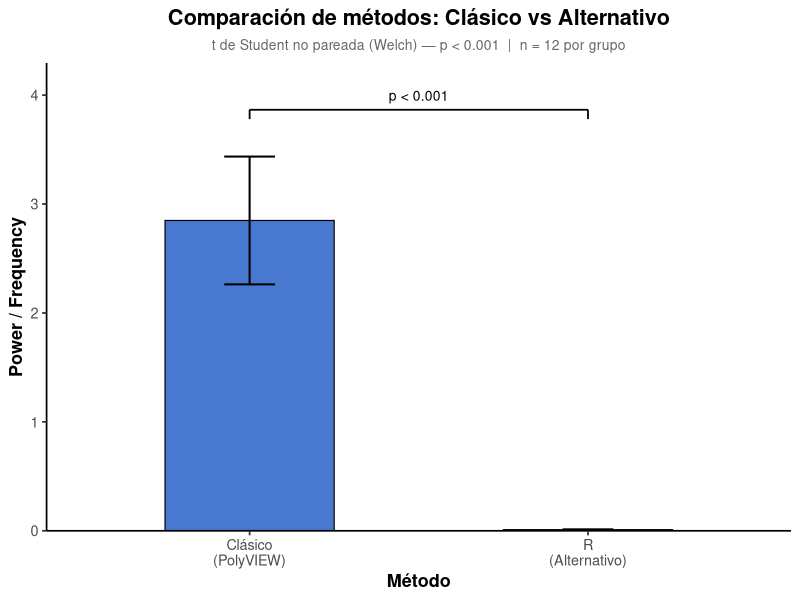
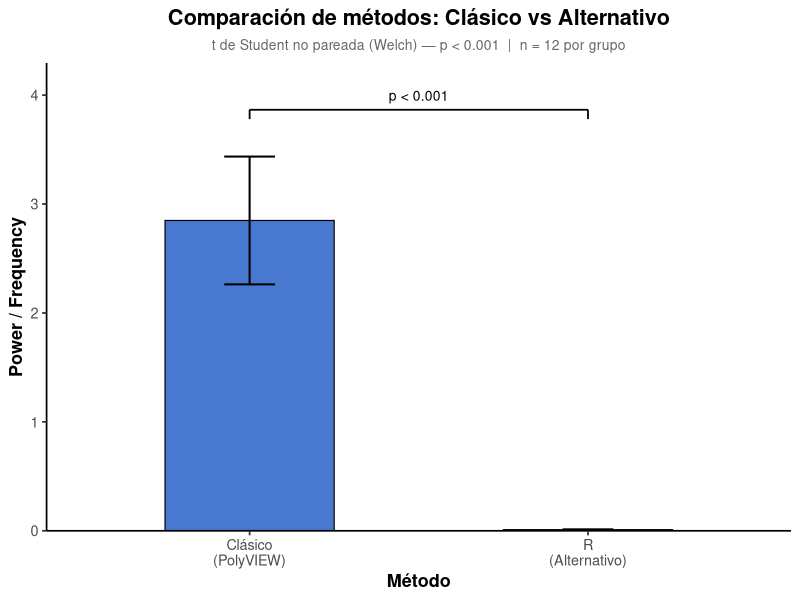

These figures' R source, in order:
library(ggplot2)

# Datos
datos_correlacion <- data.frame(
  Especimen = rep(c("H_551", "H_563", "H_564", "H_573"), times = 3),
  Region = c(rep("Distal", 4), rep("Medial", 4), rep("Proximal", 4)),
  Clasico = c(
    1.0850, 6.0351, 3.2103, 1.7653,
    1.5934, 5.9724, 0.8079, 1.4089,
    1.6815, 5.8265, 3.5614, 1.2420
  ),
  Alternativo = c(
    0.0049, 0.0269, 0.0071, 0.0057,
    0.0052, 0.0269, 0.0095, 0.0043,
    0.0040, 0.0184, 0.0088, 0.0041
  )
)

# ============================================================
# PROMEDIAR los 4 especímenes por región → luego promediar
# las 3 regiones para obtener un valor global por método
# (o simplemente promediar los 12 observaciones)
# ============================================================

clasico_vals     <- datos_correlacion$Clasico
alternativo_vals <- datos_correlacion$Alternativo

media_clasico     <- mean(clasico_vals)
media_alternativo <- mean(alternativo_vals)

se_clasico     <- sd(clasico_vals)     / sqrt(length(clasico_vals))
se_alternativo <- sd(alternativo_vals) / sqrt(length(alternativo_vals))

# ============================================================
# T DE STUDENT NO PAREADA (Welch)
# ============================================================
t_test <- t.test(clasico_vals, alternativo_vals, paired = FALSE, var.equal = FALSE)
cat("=== t de Student (no pareada / Welch) ===\n")
print(t_test)

# ============================================================
# DATA FRAME PARA GRAFICAR
# ============================================================
df_plot <- data.frame(
  Metodo = c("Clásico\n(PolyVIEW)", "R\n(Alternativo)"),
  Media  = c(media_clasico, media_alternativo),
  SE     = c(se_clasico,    se_alternativo)
)

df_plot$Metodo <- factor(df_plot$Metodo, levels = df_plot$Metodo)

# Etiqueta de significancia
p_val <- t_test$p.value
sig_label <- ifelse(p_val < 0.001, "p < 0.001",
                    ifelse(p_val < 0.01,  "p < 0.01",
                           ifelse(p_val < 0.05,  "p < 0.05", paste0("p = ", round(p_val, 3)))))

# ============================================================
# GRÁFICA
# ============================================================
y_max <- max(df_plot$Media + df_plot$SE) * 1.25

ggplot(df_plot, aes(x = Metodo, y = Media, fill = Metodo)) +
  geom_bar(stat = "identity", width = 0.5, color = "black", linewidth = 0.4) +
  geom_errorbar(
    aes(ymin = Media - SE, ymax = Media + SE),
    width = 0.15, linewidth = 0.7
  ) +
  # Línea de significancia entre barras
  annotate("segment",
           x = 1, xend = 2,
           y = y_max * 0.90, yend = y_max * 0.90,
           linewidth = 0.6) +
  annotate("segment", x = 1, xend = 1,
           y = y_max * 0.88, yend = y_max * 0.90, linewidth = 0.6) +
  annotate("segment", x = 2, xend = 2,
           y = y_max * 0.88, yend = y_max * 0.90, linewidth = 0.6) +
  annotate("text",
           x = 1.5, y = y_max * 0.93,
           label = sig_label, size = 3.5) +
  scale_fill_manual(values = c("Clásico\n(PolyVIEW)" = "#4878CF",
                               "R\n(Alternativo)"   = "#6ACC65")) +
  scale_y_continuous(expand = c(0, 0), limits = c(0, y_max)) +
  labs(
    x     = "Método",
    y     = "Power / Frequency",
    title = "Comparación de métodos: Clásico vs Alternativo",
    subtitle = paste0("t de Student no pareada (Welch) — ", sig_label,
                      "  |  n = ", length(clasico_vals), " por grupo")
  ) +
  theme_classic(base_size = 13) +
  theme(
    legend.position = "none",
    plot.title    = element_text(face = "bold", hjust = 0.5),
    plot.subtitle = element_text(hjust = 0.5, size = 10, color = "gray40"),
    axis.title    = element_text(face = "bold")
  )


# ============================================================
# GUARDAR LA GRÁFICA
# ============================================================
ggsave(
  filename = "comparacion_clasico_vs_alternativo.png",
  plot     = last_plot(),
  width    = 7,
  height   = 6,
  dpi      = 300,
  units    = "in"
)

cat("Gráfica guardada en:", getwd(), "\n")
